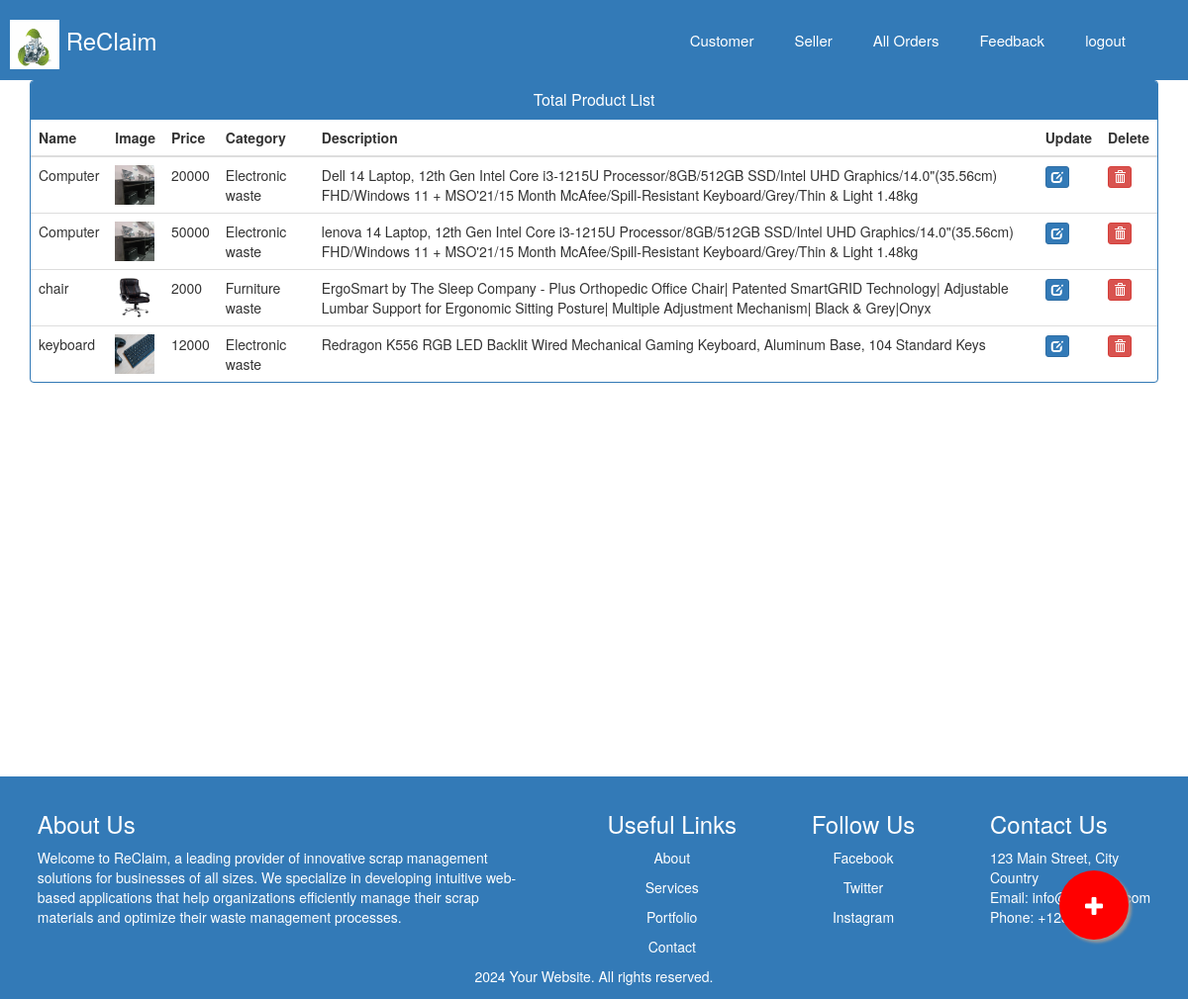
Screenshot of /admin-products (signed in) with the database file from the repository.
### ecom/models.py (models this page shows, shortened)
class Product(models.Model):
	STATUS =(
        ('Electronic waste','Electronic waste'),
        ('Furniture waste','Furniture waste'),
        ('Paper waste','Paper waste'),
		)
	name=models.CharField(max_length=40)
	user_id=models.CharField(max_length=40)
	product_image= models.ImageField(upload_to='product_image/',null=True,blank=True)
	price = models.PositiveIntegerField()
	quantity = models.PositiveIntegerField()
	description=models.CharField(max_length=300)
	year = models.CharField(max_length=5,null=True)
	make = models.CharField(max_length=50,null=True)
	spec=models.CharField(max_length=100,null=True)
	cat=models.CharField(max_length=50,null=True,choices=STATUS)

### ecom/views.py (the view)
# urls.py: path('admin-products', views.admin_products_view,name='admin-products'),
@login_required(login_url='adminlogin')
def admin_products_view(request):
    products=models.Product.objects.all()
    return render(request,'ecom/admin_products.html',{'products':products})

### templates/ecom/admin_products.html (shortened to what this page needs)
{% extends 'ecom/admin_base.html' %}
{% load static %}
{% block content %}
<head>
  <link href="//netdna.bootstrapcdn.com/bootstrap/3.0.0/css/bootstrap.min.css" rel="stylesheet" id="bootstrap-css">
</head>
<div class="container">
  <div class="panel panel-primary">
    <div class="panel-heading">
      <h6 class="panel-title">Total Product List</h6>
    </div>
    <table class="table table-hover" id="dev-table">
      <thead>
        <tr>
          <th>Name</th>
          <th>Image</th>
          <th>Price</th> <th>Category</th>
          <th>Description</th>
          <th>Update</th>
          <th>Delete</th>
        </tr>
      </thead>
      {% for p in products %}
  {% if p %}
      <tr>
        <td> {{p.name}}</td>
        <td> <img src="{% static p.product_image.url %}" alt="Profile Pic" height="40px" width="40px" /></td>
        <td>{{p.price}}</td>
                <td>{{p.cat}}</td><td>{{p.description}}</td>
        <td><a class="btn btn-primary btn-xs" href="{% url 'update-product' p.id  %}"><span class="glyphicon glyphicon-edit"></span></a></td>
        <td><a class="btn btn-danger btn-xs" href="{% url 'delete-product' p.id  %}"><span class="glyphicon glyphicon-trash"></span></a></td>
      </tr>
      {%else%}
      <br><br><br>
      <h1>no products</h1>
      {% endif %}
      {% endfor %}
    </table>
  </div>
</div>
<a href="/admin-add-product" class="float">
<i class="fa fa-plus my-float"></i>
</a>
{% endblock content %}

### templates/ecom/admin_base.html (style rules this page uses)
.fa { font-size: 23px; width: 60px; text-align: center; text-decoration: none; margin: 5px 2px; border-radius: 50%; }

### templates/ecom/admin_products.html (style rules this page uses)
a:link { text-decoration: none; }
h6 { text-align: center; }
.float { position:fixed; width:70px; height:70px; bottom:60px; right:60px; background-color:red; color:#FFF; border-radius:50px; text-align:center; box-shadow: 3px 3px 3px #999; }
.my-float { margin-top:22px; }

### templates/ecom/footer.html (style rules this page uses)
.fa { padding: 20px; font-size: 23px; width: 60px; text-align: center; text-decoration: none; margin: 5px 2px; border-radius: 50%; }

### rows the page displays
Product: name "Computer", product_image (picture), price "20000", cat "Electronic waste", description "Dell 14 Laptop, 12th Gen Intel Core i3-1215U Processor/8GB/512GB SSD/Intel UHD Graphics/14.0\"(35.56cm) FHD/Windows 11 + MSO'21/15 Month McAfee/Spill-Resistant Keyboard/Grey/Thin & Light 1.48kg"
Product: name "Computer", product_image (picture), price "50000", cat "Electronic waste", description "lenova 14 Laptop, 12th Gen Intel Core i3-1215U Processor/8GB/512GB SSD/Intel UHD Graphics/14.0\"(35.56cm) FHD/Windows 11 + MSO'21/15 Month McAfee/Spill-Resistant Keyboard/Grey/Thin & Light 1.48kg"
Product: name "chair", product_image (picture), price "2000", cat "Furniture waste", description "ErgoSmart by The Sleep Company - Plus Orthopedic Office Chair| Patented SmartGRID Technology| Adjustable Lumbar Support for Ergonomic Sitting Posture| Multiple Adjustment Mechanism| Black & Grey|Onyx"
Product: name "keyboard", product_image (picture), price "12000", cat "Electronic waste", description "Redragon K556 RGB LED Backlit Wired Mechanical Gaming Keyboard, Aluminum Base, 104 Standard Keys"
